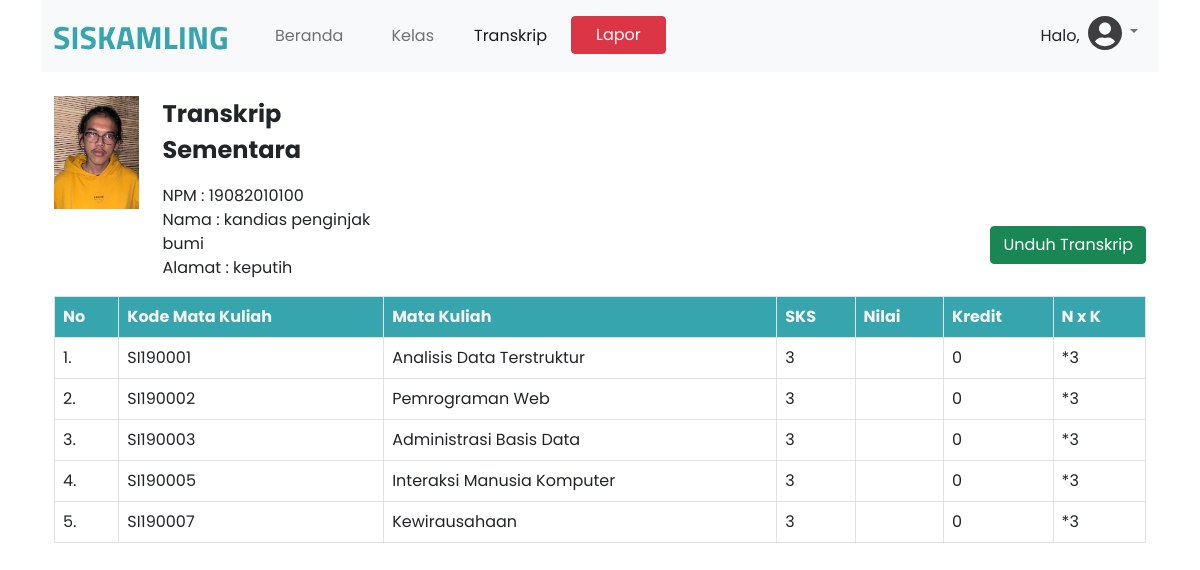
The app's page /transkrip.php (signed in) with its own data.
### tables this page shows
CREATE TABLE `classes` (
  `id_class` varchar(8) NOT NULL,
  `nama_class` varchar(50) NOT NULL,
  `sks_class` int(2) NOT NULL,
  `waktu_class` varchar(6) NOT NULL,
  `id_lecturer` varchar(10) DEFAULT NULL,
  `presensi` int(2) NOT NULL,
  `nilai_class` int(3) DEFAULT NULL,
  `kredit_class` decimal(10,0) NOT NULL
);

### transkrip.php (the view, shortened to what this page needs)
<?php
include ('function/config.php');
$fnama = $_SESSION['$fnama'];
?>
<!DOCTYPE html>
<html lang="en">
<head>
    <link href="https://cdn.jsdelivr.net/npm/bootstrap@5.0.1/dist/css/bootstrap.min.css" rel="stylesheet">
      <link href="assets/styles.css" rel="stylesheet">
</head>
<body>
    <div class="container">
        <nav class="navbar navbar-expand-lg navbar-light bg-light">
            <div class="container-fluid justify-content-around" style="font-family: 'Poppins', sans-serif">
              <div class="collapse navbar-collapse" id="navbarNavAltMarkup">
                <a class="navbar-brand" href="index.php">
                    <img src="assets/logoSiskamling.svg" alt="">
                  </a>
                <div class="navbar-nav">
                  <a class="nav-link mx-4" href="index.php">Beranda</a>
                  <a class="nav-link mx-2" href="course.php">Kelas</a>
                  <a class="nav-link active mx-3" aria-current="page" href="#">Transkrip</a>
                  <a href="lapor.php">
                  <button type="button" class="btn btn-danger px-4">Lapor</button>
                  </a>
                </div>
              </div>
              <div class="collapse navbar-collapse justify-content-end" id="navbarNavDarkDropdown">
                <ul class="navbar-nav">
                <p class="mt-3">Halo, <?php echo $fnama ?></p>
                  <li class="nav-item dropdown">
                    <a class="nav-link dropdown-toggle" href="#" id="navbarDarkDropdownMenuLink" role="button" data-bs-toggle="dropdown" aria-expanded="false">
                      <img src="assets/iconProfile.svg" alt="">
                    </a>
                  </li>
                </ul>
              </div>
            </div>
          </nav>
    </div>
    <div class="container">
        <div class="container-fluid justify-content-around" style="font-family: 'Poppins', sans-serif">
          <div class="row mt-sm-4">
            <div class="col-sm-7">
              <div class="row">
              <div class="col-sm-2">
               <div class="profil">
                  <img src="assets/catur.jpg" class="img-fluid" alt="">
               </div>
               </div>
              <div class="col-sm-5">
               <p style="font-size: x-large; font-weight: bold;">Transkrip Sementara</p>
              <?php
              $npm =$_SESSION['npm'];
              $nama = $_SESSION['nama'];
              $alamat = $_SESSION['alamat'];
              echo "NPM : $npm <br>";
              echo "Nama : $nama <br>";
              echo "Alamat : $alamat";
              ?>
              </div>
              </div>
            </div>
            <div class="col-sm-5 align-self-end pb-3">
              <div class="d-flex justify-content-end">
              <a href="cetak.php" target="_blank">
              <button type="button" class="btn btn-success">Unduh Transkrip</button>
              </a>
              </div>
           </div>
        </div>
      </div>
    </div>
    <div class="container mt-sm-3">
      <div class="container-fluid justify-content-around" style="font-family: 'Poppins', sans-serif">
            <table class="table table-bordered">
              <thead class="table" style="background-color:#36A5AE; color:#F3F3F3">
                 <tr>
                    <th scope="col">No</th>
                    <th scope="col">Kode Mata Kuliah</th>
                    <th scope="col">Mata Kuliah</th>
                    <th scope="col">SKS</th>
                    <th scope="col">Nilai</th>
                    <th scope="col">Kredit</th>
                    <th scope="col">N x K</th>
                 </tr>
             </thead>
             <?php
              $no = 1;
              $sql ="SELECT classes.waktu_class, classes.nama_class, classes.kredit_class, classes.presensi, classes.sks_class, classes.id_class, classes.nilai_class
              FROM classes,courses,students
              WHERE courses.id_class=classes.id_class
              AND students.npm=courses.npm AND courses.npm = '$npm'";
              $results = mysqli_query($link, $sql);
              while($row = mysqli_fetch_array($results)){
                echo "
                <tbody>
                <tr>
                <td scop>$no.</td>
                <td>$row[id_class]</td>
                <td>$row[nama_class]</td>
                <td>$row[sks_class]</td>
                <td>$row[nilai_class]</td>
                <td>$row[kredit_class]</td>
                <td>$row[nilai_class]*$row[sks_class]</td>
                </tr>
                </tbody>
                ";
                $no++;
             }
             ?>
          </table>
        </div>
      </div>
  </body>
  </html>

### records on screen
classes: id_class "SI190001", nama_class "Analisis Data Terstruktur", sks_class "3", kredit_class "0"
classes: id_class "SI190002", nama_class "Pemrograman Web", sks_class "3", kredit_class "0"
classes: id_class "SI190003", nama_class "Administrasi Basis Data", sks_class "3", kredit_class "0"
classes: id_class "SI190005", nama_class "Interaksi Manusia Komputer", sks_class "3", kredit_class "0"
classes: id_class "SI190007", nama_class "Kewirausahaan", sks_class "3", kredit_class "0"

### other values on screen
$npm "19082010100"
$nama "kandias penginjak bumi"
$alamat "keputih"
